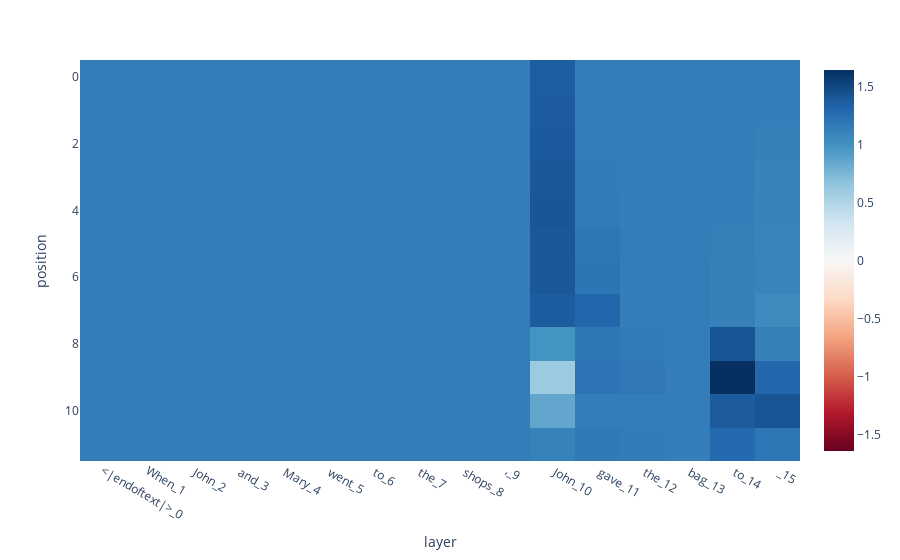

The notebook cell saved with this chart:
### Code cell
px.imshow(
    patched_residual_stream_diff.detach().numpy(),
    x=prompt_position_labels,
    labels={"x": "layer", "y": "position"},
    color_continuous_midpoint=0.0, color_continuous_scale="RdBu"
)

### Figure 1 — Plotly figure (JSON) as saved in the notebook; plotly's stock layout.template omitted (floating-point values rounded to 4 significant figures; data arrays with more than 128 entries replaced by an {"elided": "..."} marker saying what was removed)
{"data": [{"coloraxis": "coloraxis", "hovertemplate": "layer: %{x}<br>position: %{y}<br>color: %{z}<extra></extra>", "name": "0", "type": "heatmap", "x": ["<|endoftext|>_0", "When_1", " John_2", " and_3", " Mary_4", " went_5", " to_6", " the_7", " shops_8", ",_9", " John_10", " gave_11", " the_12", " bag_13", " to_14", " _15"], "xaxis": "x", "yaxis": "y", "z": {"elided": "12x16 float values"}}], "layout": {"autosize": true, "coloraxis": {"cmid": 0, "colorscale": [[0, "rgb(103,0,31)"], [0.1, "rgb(178,24,43)"], [0.2, "rgb(214,96,77)"], [0.3, "rgb(244,165,130)"], [0.4, "rgb(253,219,199)"], [0.5, "rgb(247,247,247)"], [0.6, "rgb(209,229,240)"], [0.7, "rgb(146,197,222)"], [0.8, "rgb(67,147,195)"], [0.9, "rgb(33,102,172)"], [1, "rgb(5,48,97)"]]}, "margin": {"t": 60}, "xaxis": {"anchor": "y", "autorange": true, "constrain": "domain", "domain": [0, 1], "range": [-0.5, 15.5], "scaleanchor": "y", "title": {"text": "layer"}, "type": "category"}, "yaxis": {"anchor": "x", "autorange": true, "constrain": "domain", "domain": [0, 1], "range": [11.5, -0.5], "title": {"text": "position"}}}}
